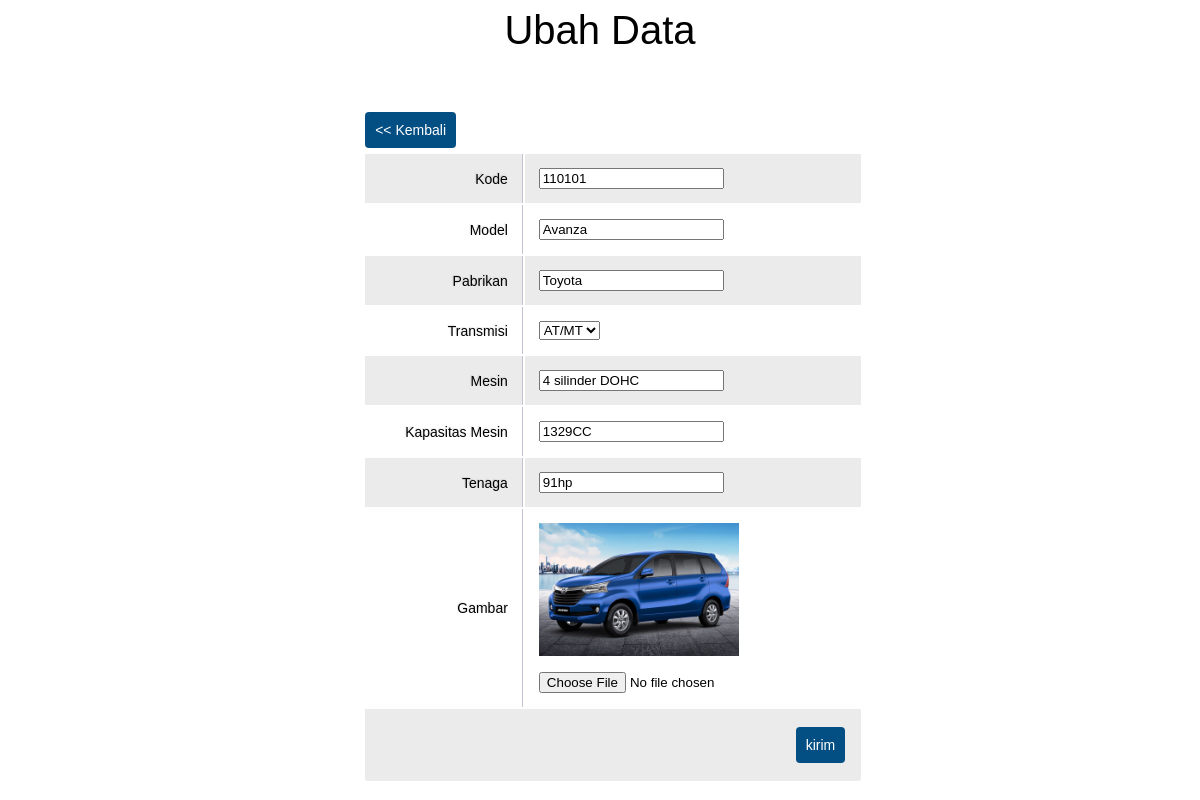
The page /edit.php?id=110101 on the database its author committed.
### tables this page shows
CREATE TABLE `mobil` (
  `kode` char(6) NOT NULL,
  `model` varchar(20) NOT NULL,
  `pabrikan` varchar(15) NOT NULL,
  `transmisi` varchar(5) NOT NULL,
  `mesin` varchar(25) NOT NULL,
  `kapasitas` varchar(6) NOT NULL,
  `tenaga` varchar(5) NOT NULL,
  `gambar` varchar(200) NOT NULL
);

### edit.php (the view, shortened to what this page needs)
<?php
	include('engine/connect.php');
	$id = $_REQUEST['id'];
	$result = mysqli_query($conn, 'SELECT * FROM mobil WHERE kode='.$id);
	$record = mysqli_fetch_array($result);
?>
<html>
<head>
	<link rel="stylesheet" type="text/css" href="css/style.css"/>
</head>
<body>
	<div id="header" style="width: 100%;height: 100px">
		<h1 align="center">Ubah Data</h1>
	</div>
	<div id="left" style="width: 30%;float: left;">
	</div>
	<div id="container" style="width: 40%;float: left;">
		<a href="index.php"><button class="button"><< Kembali</button></a><br/>
		<form action="engine/update.php" method="POST" enctype="multipart/form-data">
			<table width="500px">
				<?php
					echo '<tr>';
					echo '<td class="text-right">Kode</td><td><input type="text" name="id" value="'.$record[0].'" readonly="readonly"/></td>';
					echo '</tr>';
					echo '<tr>';
					echo '<td class="text-right">Model</td><td><input type="text" name="model" value="'.$record[1].'"/></td>';
					echo '</tr>';
					echo '<tr>';
					echo '<td class="text-right">Pabrikan</td><td><input type="text" name="manufacturer" value="'.$record[2].'"/></td>';
					echo '</tr>';
					echo '<tr>';
					echo '<td class="text-right">Transmisi</td><td><select name="trans">
							<option>'.$record[3].'</option>
							<option>AT</option>
							<option>MT</option>
							<option>AT/MT</option></td>';
					echo '</tr>';
					echo '<tr>';
					echo '<td class="text-right">Mesin</td><td><input type="text" name="engine" value="'.$record[4].'"/></td>';
					echo '</tr>';
					echo '<tr>';
					echo '<td class="text-right">Kapasitas Mesin</td><td><input type="text" name="capacity" value="'.$record[5].'"/></td>';
					echo '</tr>';
					echo '<tr>';
					echo '<td class="text-right">Tenaga<td><input type="text" name="power" value="'.$record[6].'"/></td>';
					echo '</tr>';
					echo '<tr>';
					echo '<td class="text-right">Gambar</td><td><img src="'.$record[7].'" width="200px"/>
						  <br/><br/><input type="file" name="image"/></td>';
					echo '</tr>';
				?>
				<tr>
					<td colspan="2" class="text-right"><input type="submit" onClick="return confirm('Apakah data yang diisi sudah benar?')" class="button" name="submit" value="kirim"/></td>
				</tr>
			</table>
		</form>
	</div>
	<div id="right" style="width: 30%;float: right;">
	</div>
</body>
</html>

### css/style.css (style rules this page uses)
h1 { font-weight: 300; font-size: 40px; font-family: arial; }
.button { background-color:#034f84; color: white; border: none; padding: 10px; text-align: center; text-decoration: none; display: inline-block; font-size: 14px; margin: 4px 2px; cursor: pointer; border-radius: 4px; }
tr { border-top: 1px solid #C1C3D1; border-bottom-: 1px solid #C1C3D1; color:#000000; font-size:17px; font-weight:normal; font-family: arial; text-shadow: 0 1px 1px rgba(256, 256, 256, 0.1); }
tr:first-child { border-top:none; }
tr:last-child { border-bottom:none; }
tr:nth-child(odd) td { background:#EBEBEB; }
tr:last-child td:first-child { border-bottom-left-radius:3px; }
tr:last-child td:last-child { border-bottom-right-radius:3px; }
td { background:#FFFFFF; padding:14px; text-align:left; vertical-align:middle; font-weight:300; font-size:14px; font-family: arial; text-shadow: -1px -1px 1px rgba(0, 0, 0, 0.1); border-right: 1px solid #C1C3D1; }
td:last-child { border-right: 0px; }
td.text-right { text-align: right; }

### rows shown on the page
mobil: id "110101", model "Avanza", manufacturer "Toyota", trans "AT/MT", engine "4 silinder DOHC", capacity "1329CC", power "91hp", gambar (picture)
